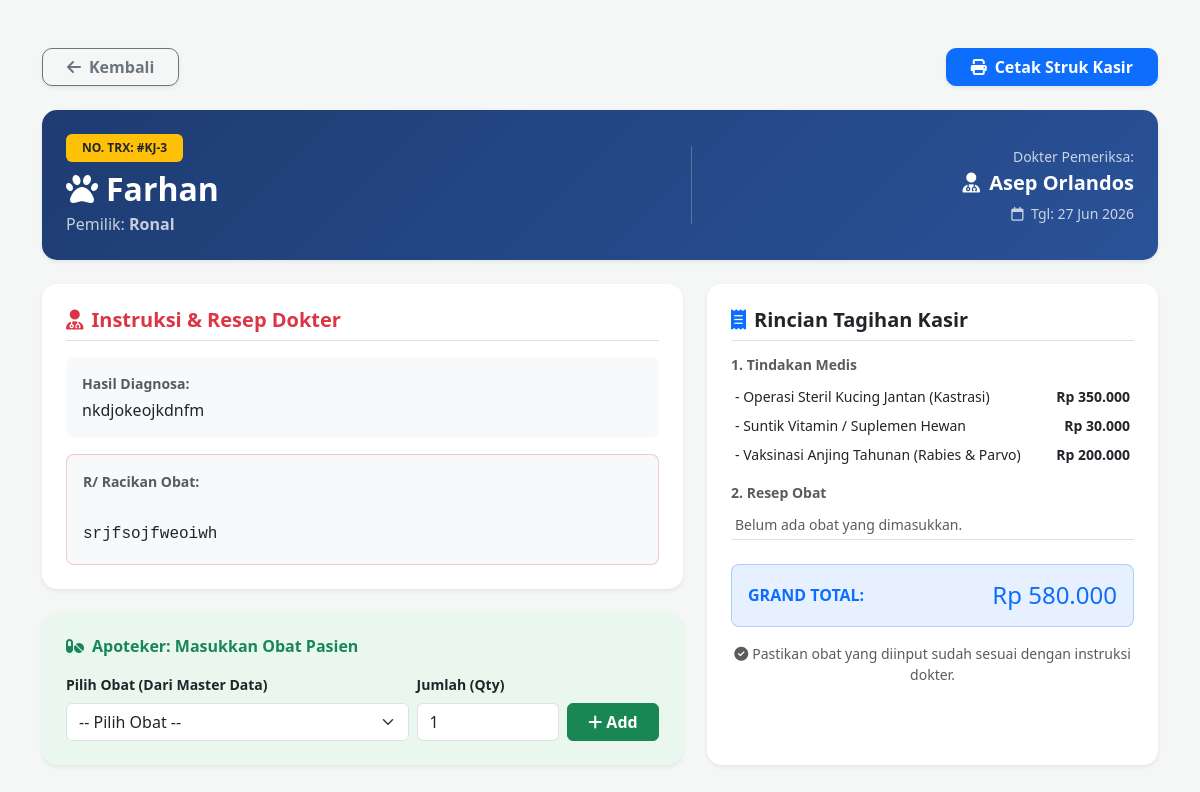
Screenshot of /page/detail_tindakan.php?id_kunjungan=3 (signed in) with the database file from the repository.
### tables this page shows
CREATE TABLE `kunjungan` (
  `ID_Kunjungan` int(11) NOT NULL,
  `ID_Hewan` int(11) DEFAULT NULL,
  `ID_Dokter` int(11) DEFAULT NULL,
  `Tanggal_Kunjungan` date NOT NULL,
  `Keluhan` text,
  `Diagnosa` text,
  `Catatan_Medis` text
);

CREATE TABLE `hewan` (
  `ID_Hewan` int(11) NOT NULL,
  `ID_Pemilik` int(11) DEFAULT NULL,
  `Nama_Hewan` varchar(100) NOT NULL,
  `Spesies` varchar(50) DEFAULT NULL,
  `Ras` varchar(50) DEFAULT NULL,
  `Jenis_Kelamin` enum('Jantan','Betina') DEFAULT NULL,
  `Tanggal_Lahir` date DEFAULT NULL
);

CREATE TABLE `pemilik` (
  `ID_Pemilik` int(11) NOT NULL,
  `Nama_Pemilik` varchar(100) NOT NULL,
  `No_Telepon` varchar(20) DEFAULT NULL,
  `Alamat` text
);

CREATE TABLE `dokter` (
  `ID_Dokter` int(11) NOT NULL,
  `Password` varchar(10) NOT NULL,
  `Nama_Dokter` varchar(100) NOT NULL
);

CREATE TABLE `tindakan` (
  `ID_Tindakan` int(11) NOT NULL,
  `Nama_Tindakan` varchar(150) NOT NULL,
  `Biaya` decimal(10,2) NOT NULL DEFAULT '0.00'
);

### page/detail_tindakan.php (the view, shortened to what this page needs)
<?php
include '../config/koneksi.php';
$id_kunjungan = isset($_GET['id_kunjungan']) ? mysqli_real_escape_string($koneksi, $_GET['id_kunjungan']) : '';
$query_medis = mysqli_query($koneksi, "SELECT k.*, h.Nama_Hewan, h.Spesies, h.Ras, p.Nama_Pemilik, d.Nama_Dokter
                                       FROM kunjungan k
                                       JOIN hewan h ON k.ID_Hewan = h.ID_Hewan
                                       JOIN pemilik p ON h.ID_Pemilik = p.ID_Pemilik
                                       JOIN dokter d ON k.ID_Dokter = d.ID_Dokter
                                       WHERE k.ID_Kunjungan = '$id_kunjungan'");
$data_medis = mysqli_fetch_assoc($query_medis);
?>
<!DOCTYPE html>
<html lang="id">
<head>
    <link href="https://cdn.jsdelivr.net/npm/bootstrap@5.3.0/dist/css/bootstrap.min.css" rel="stylesheet">
    <link rel="stylesheet" href="https://cdnjs.cloudflare.com/ajax/libs/font-awesome/6.4.0/css/all.min.css">
</head>
<body class="py-5">
    <div class="container">
        <div class="d-flex justify-content-between align-items-center mb-4 no-print">
            <a href="data_kunjungan.php" class="btn btn-outline-secondary px-4 fw-bold shadow-sm" style="border-radius: 10px;">
                <i class="fa-solid fa-arrow-left me-2"></i>Kembali
            </a>
            <button onclick="window.print()" class="btn btn-primary px-4 fw-bold shadow-sm" style="border-radius: 10px;">
                <i class="fa-solid fa-print me-2"></i>Cetak Struk Kasir
            </button>
        </div>
        <div class="card shadow-sm mb-4">
            <div class="card-body bg-gradient-admin text-white p-4" style="border-radius: 15px;">
                <div class="row align-items-center">
                    <div class="col-md-7">
                        <span class="badge bg-warning text-dark px-3 py-2 mb-2 fw-bold">NO. TRX: #KJ-<?= $data_medis['ID_Kunjungan']; ?></span>
                        <h2 class="fw-bold m-0"><i class="fa-solid fa-paw me-2"></i><?= htmlspecialchars($data_medis['Nama_Hewan']); ?></h2>
                        <p class="m-0 mt-1 opacity-75">
                            Pemilik: <strong><?= htmlspecialchars($data_medis['Nama_Pemilik']); ?></strong>
                        </p>
                    </div>
                    <div class="col-md-5 text-md-end mt-3 mt-md-0 border-start border-light border-opacity-25 ps-md-4">
                        <p class="small mb-1 opacity-75">Dokter Pemeriksa:</p>
                        <h5 class="fw-bold m-0 mb-2"><i class="fa-solid fa-user-doctor me-1"></i> <?= htmlspecialchars($data_medis['Nama_Dokter']); ?></h5>
                        <p class="small mb-0 opacity-75"><i class="fa-regular fa-calendar me-1"></i> Tgl: <?= date('d M Y', strtotime($data_medis['Tanggal_Kunjungan'])); ?></p>
                    </div>
                </div>
            </div>
        </div>
        <div class="row">
            <div class="col-lg-7 mb-4">
                <div class="card shadow-sm mb-4">
                    <div class="card-body p-4">
                        <h5 class="fw-bold text-danger border-bottom pb-2 mb-3">
                            <i class="fa-solid fa-user-md me-2"></i>Instruksi & Resep Dokter
                        </h5>
                        <div class="p-3 bg-light rounded-3 text-dark mb-3">
                            <span class="fw-bold small text-muted d-block mb-1">Hasil Diagnosa:</span>
                            <?= empty($data_medis['Diagnosa']) ? '<em class="text-danger">Belum ada diagnosa</em>' : htmlspecialchars($data_medis['Diagnosa']); ?>
                        </div>
                        <div class="p-3 bg-light border border-danger border-opacity-25 rounded-3">
                            <span class="fw-bold small text-muted d-block mb-1">R/ Racikan Obat:</span>
                            <p class="text-dark font-monospace m-0" style="white-space: pre-line; line-height: 1.6;">
                                <?= empty($data_medis['Catatan_Medis']) ? '<em class="text-secondary">Tidak ada resep obat</em>' : htmlspecialchars($data_medis['Catatan_Medis']); ?>
                            </p>
                        </div>
                    </div>
                </div>
                <div class="card shadow-sm border-0 no-print" style="background-color: #e9f7ef;">
                    <div class="card-body p-4">
                        <h6 class="fw-bold text-success mb-3"><i class="fa-solid fa-pills me-2"></i>Apoteker: Masukkan Obat Pasien</h6>
                        <form method="POST" action="" class="row g-2 align-items-end">
                            <div class="col-md-7">
                                <label class="form-label small fw-bold">Pilih Obat (Dari Master Data)</label>
                                <select name="id_obat" class="form-select" required>
                                    <option value="">-- Pilih Obat --</option>
                                </select>
                            </div>
                            <div class="col-md-3">
                                <label class="form-label small fw-bold">Jumlah (Qty)</label>
                                <input type="number" name="jumlah" class="form-control" min="1" value="1" required>
                            </div>
                            <div class="col-md-2">
                                <button type="submit" name="simpan_obat" class="btn btn-success w-100 fw-bold"><i class="fa fa-plus"></i> Add</button>
                            </div>
                        </form>
                    </div>
                </div>
            </div>
            <div class="col-lg-5 mb-4">
                <div class="card shadow-sm h-100">
                    <div class="card-body p-4 bg-white" style="border-radius: 15px;">
                        <h5 class="fw-bold text-dark border-bottom pb-2 mb-3">
                            <i class="fa-solid fa-receipt text-primary me-2"></i>Rincian Tagihan Kasir
                        </h5>
                        <h6 class="small fw-bold text-muted mb-2">1. Tindakan Medis</h6>
                        <table class="table table-sm table-borderless mb-3">
                            <tbody>
                                <?php
                                $total_tindakan = 0;
                                $qtindakan = mysqli_query($koneksi, "SELECT t.Nama_Tindakan, t.Biaya FROM detail_tindakan dt JOIN tindakan t ON dt.ID_Tindakan = t.ID_Tindakan WHERE dt.ID_Kunjungan = '$id_kunjungan'");
                                if (mysqli_num_rows($qtindakan) > 0) {
                                    while ($t = mysqli_fetch_assoc($qtindakan)) {
                                        $total_tindakan += $t['Biaya'];
                                        echo "<tr>
                                                <td class='small'>- {$t['Nama_Tindakan']}</td>
                                                <td class='small text-end fw-semibold'>Rp " . number_format($t['Biaya'], 0, ',', '.') . "</td>
                                              </tr>";
                                    }
                                } else {
                                    echo "<tr><td class='small text-muted italic'>Tidak ada tindakan medis berbayar.</td></tr>";
                                }
                                ?>
                            </tbody>
                        </table>
                        <h6 class="small fw-bold text-muted mb-2">2. Resep Obat</h6>
                        <table class="table table-sm table-borderless mb-4 border-bottom pb-2">
                            <tbody>
                                <?php
                                $total_obat = 0;
                                $qdetail_obat = mysqli_query($koneksi, "SELECT do.ID_Detail_Obat, do.Jumlah, do.Total_Harga, o.Nama_Obat FROM detail_obat do JOIN obat o ON do.ID_Obat = o.ID_Obat WHERE do.ID_Kunjungan = '$id_kunjungan'");
                                if (mysqli_num_rows($qdetail_obat) > 0) {
                                    while ($do = mysqli_fetch_assoc($qdetail_obat)) {
                                        $total_obat += $do['Total_Harga'];
                                        echo "<tr>
                                                <td class='small'>- {$do['Nama_Obat']} (x{$do['Jumlah']})</td>
                                                <td class='small text-end fw-semibold'>Rp " . number_format($do['Total_Harga'], 0, ',', '.') . "</td>
                                                <td class='text-end no-print' style='width: 30px;'>
                                                    <a href='detail_tindakan.php?id_kunjungan={$id_kunjungan}&hapus_obat={$do['ID_Detail_Obat']}' class='text-danger'><i class='fa fa-times-circle'></i></a>
                                                </td>
                                              </tr>";
                                    }
                                } else {
                                    echo "<tr><td class='small text-muted italic'>Belum ada obat yang dimasukkan.</td></tr>";
                                }
                                ?>
                            </tbody>
                        </table>
                        <?php $grand_total = $total_tindakan + $total_obat; ?>
                        <div class="p-3 bg-primary bg-opacity-10 rounded-3 border border-primary border-opacity-25 d-flex justify-content-between align-items-center mt-auto">
                            <span class="fw-bold text-primary">GRAND TOTAL:</span>
                            <h4 class="fw-extrabold text-primary m-0">Rp <?= number_format($grand_total, 0, ',', '.'); ?></h4>
                        </div>
                        <p class="text-center text-muted mt-3 small italic no-print">
                            <i class="fa-solid fa-check-circle me-1"></i>Pastikan obat yang diinput sudah sesuai dengan instruksi dokter.
                        </p>
                    </div>
                </div>
            </div>
        </div>
    </div>
</body>
</html>

### page/detail_tindakan.php (style rules this page uses)
body { background-color: #f4f7f6; font-family: 'Segoe UI', sans-serif; }
.card { border-radius: 15px; border: none; }
.bg-gradient-admin { background: linear-gradient(135deg, #1e3c72 0%, #2a5298 100%); }

### rows the page displays
kunjungan: ID_Kunjungan "3", ID_Hewan.Nama_Hewan "Farhan", pemilik.Nama_Pemilik "Ronal", ID_Dokter.Nama_Dokter "Asep Orlandos", Tanggal_Kunjungan "27 Jun 2026", Diagnosa "nkdjokeojkdnfm", Catatan_Medis "srjfsojfweoiwh"
tindakan: Nama_Tindakan "Operasi Steril Kucing Jantan (Kastrasi)", Biaya "350.000"
tindakan: Nama_Tindakan "Suntik Vitamin / Suplemen Hewan", Biaya "30.000"
tindakan: Nama_Tindakan "Vaksinasi Anjing Tahunan (Rabies & Parvo)", Biaya "200.000"

### other values shown
$grand_total "580.000"
